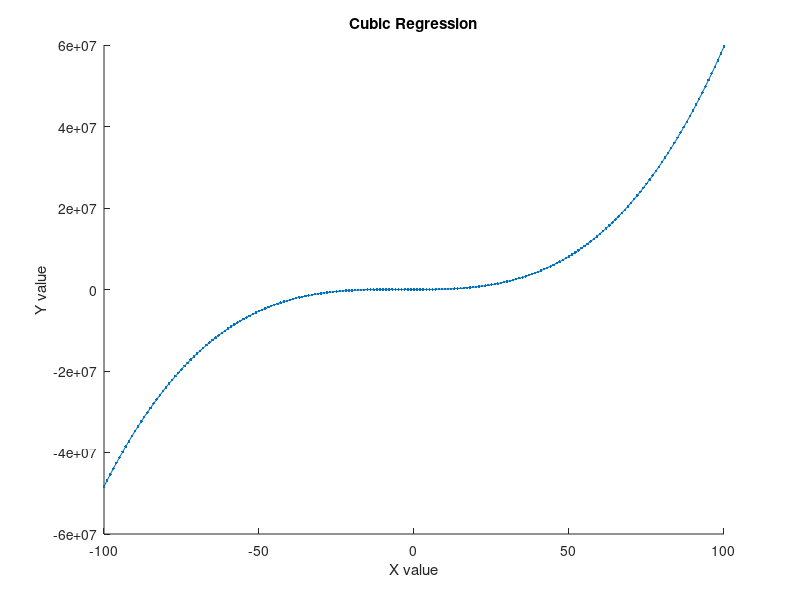

Write MATLAB code to recreate this figure.
X=[-100:1:100];
a=100*rand;
b=300*rand + 420;
c=200*rand +360;
d=300*rand;
y=a*X.^3+b*X.^2-c*X-d+500*rand(size(X));
coefs=polyfit(X,y,3);
Y=coefs(1)*X.^3+coefs(2)*X.^2+coefs(3)*X+coefs(4);
Rsq=1-sum((y-Y).^2)/sum((y-mean(y)).^2)

scatter(X,y,'.')
hold on
plot(X,Y)
xlabel('X value')
ylabel('Y value')
title('Cubic Regression')
